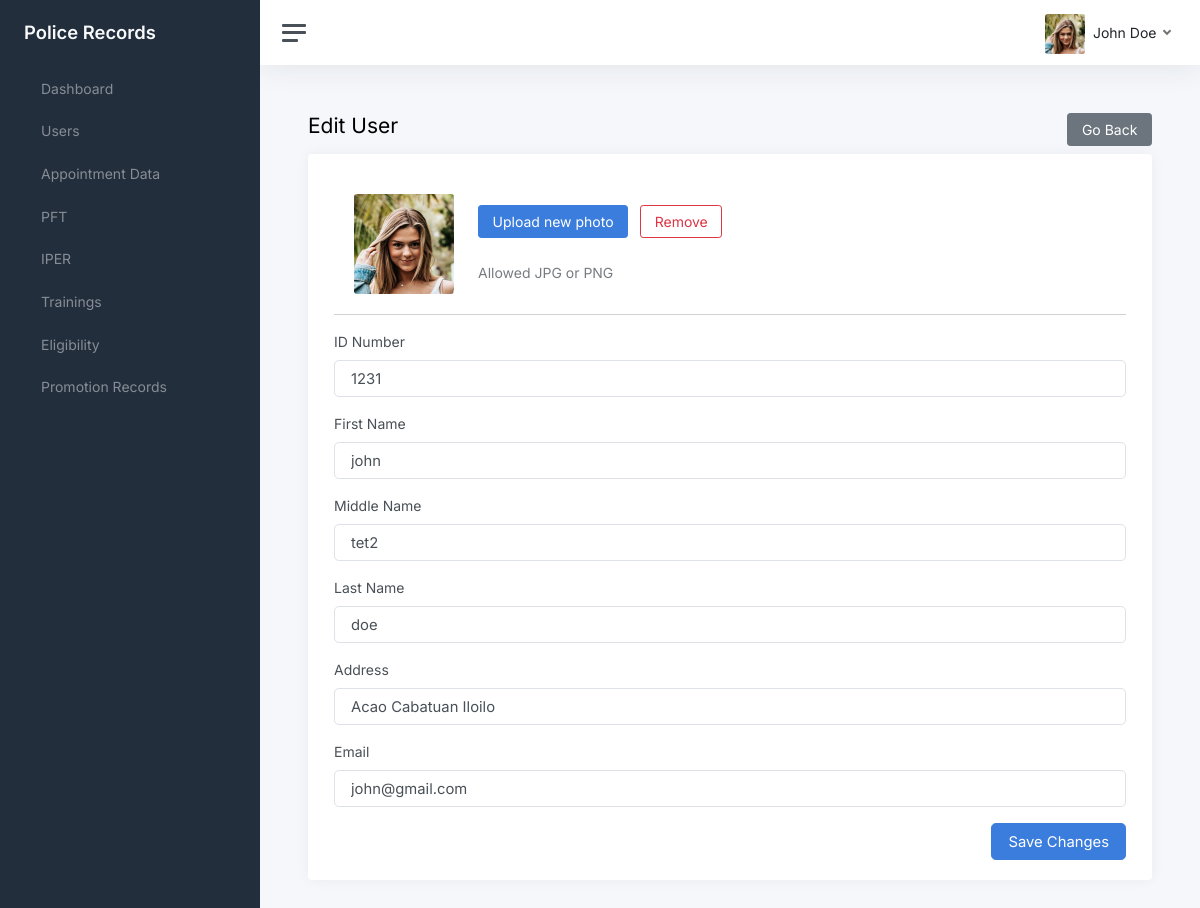
Screenshot of /police-records/views/edit/user?id=1 (signed in) with the database file from the repository.
### tables this page shows
CREATE TABLE `users` (
  `id` int(11) NOT NULL,
  `id_number` varchar(55) NOT NULL,
  `rank_position` text DEFAULT NULL,
  `first_name` varchar(255) NOT NULL,
  `middle_name` varchar(255) DEFAULT NULL,
  `last_name` varchar(255) NOT NULL,
  `address` varchar(255) DEFAULT NULL,
  `email` varchar(255) NOT NULL,
  `password` text DEFAULT NULL,
  `role` varchar(55) DEFAULT NULL,
  `avatar` varchar(255) DEFAULT NULL,
  `date_created` timestamp NOT NULL DEFAULT current_timestamp()
);

### backend/nodes.php (called while the page is built, shortened)
<?php
require(__DIR__ . "/conn.php");
require(__DIR__ . "/Helpers.php");
$helpers = new Helpers($conn, $_SESSION);

### backend/Helpers.php (called while the page is built, shortened)
<?php
class Helpers
{
  private $conn;
  private $session;
  public function __construct($conn, $session)
  {
    $this->conn = $conn;
    $this->session = $session;
  }
  public function get_current_user()
  {
    $id = $this->session["id"];
    $query = $this->conn->query("SELECT * FROM users WHERE id='$id'");
    return $query->num_rows > 0 ? $query->fetch_object() : null;
  }
  public function get_user_by_id($user_id)
  {
    $query = $this->conn->query("SELECT * FROM users WHERE id='$user_id'");
    return $query->num_rows > 0 ? $query->fetch_object() : null;
  }
  public function get_full_name($user_id, $format = "")
  {
    $user = $this->get_user_by_id($user_id);
    $fullName = "";
    if (!isset($user->mname)) {
      $fullName = ucwords("$user->first_name $user->last_name");
    }
    return $fullName;
  }
  public function get_avatar_link($user_id)
  {
    $user = $this->get_user_by_id($user_id);
    if ($user->avatar) {
      return SERVER_NAME . "/uploads/avatars/$user->avatar";
    }
    return SERVER_NAME . "/custom-assets/images/default.png";
  }
}

### views/edit/user.php (the view, shortened to what this page needs)
<?php
require("../../backend/nodes.php");
$title = "Edit User";
?>
<!DOCTYPE html>
<html lang="en">
<head>
  <?php require("../../views/components/head.php"); ?>
</head>
<body>
  <div class="wrapper">
    <?php require("../components/side-bar.php") ?>
    <div class="main">
      <?php require("../components/nav-bar.php") ?>
      <main class="content">
        <div class="container p-0">
          <div class="mb-3">
            <h1 class="h3 d-inline align-middle"><?= $title ?></h1>
            <button type="button" class="btn btn-secondary float-end" onclick="window.history.back()">
              Go Back
            </button>
          </div>
          <div class="card">
            <div class="card-body">
              <div class="container">
                <?php
                $userData = $helpers->get_user_by_id($_GET["id"]);
                ?>
                <form id="form-edit-user" method="POST" enctype="multipart/form-data">
                  <div class="mb-3 form-group">
                    <div class='card-body'>
                      <div class='d-flex align-items-start align-items-sm-center gap-4'>
                        <img src='<?= $helpers->get_avatar_link($userData->id) ?>' alt='user-avatar' class='d-block rounded' height='100' width='100' style='object-fit: cover' id='uploadedAvatar' />
                        <div class='button-wrapper'>
                          <label for='img_upload' class='btn btn-primary me-2 mb-4' tabindex='0'>
                            <span class='d-none d-sm-block'>Upload new photo</span>
                          </label>
                          <button type='button' class='btn btn-outline-danger mb-4 <?= $userData->avatar ? "" : "d-none" ?> ' id="btnRemove">
                            <span class='d-none d-sm-block'>Remove</span>
                          </button>
                          <p class='text-muted mb-0'>Allowed JPG or PNG</p>
                        </div>
                      </div>
                    </div>
                    <hr class='my-0' />
                  </div>
                  <div class="mb-3">
                    <label class="form-label">ID Number</label>
                    <input class="form-control form-control-lg" type="text" value="<?= $userData->id_number ?>" name="id_number" required />
                  </div>
                  <div class="mb-3">
                    <label class="form-label">First Name</label>
                    <input class="form-control form-control-lg" type="text" value="<?= $userData->first_name ?>" name="fname" required />
                  </div>
                  <div class="mb-3">
                    <label class="form-label">Middle Name</label>
                    <input class="form-control form-control-lg" type="text" value="<?= $userData->middle_name ?>" name="mname" required />
                  </div>
                  <div class="mb-3">
                    <label class="form-label">Last Name</label>
                    <input class="form-control form-control-lg" type="text" value="<?= $userData->last_name ?>" name="lname" required />
                  </div>
                  <div class="mb-3">
                    <label class="form-label">Address</label>
                    <input class="form-control form-control-lg" type="text" value="<?= $userData->address ?>" name="address" required />
                  </div>
                  <div class="mb-3">
                    <label class="form-label">Email</label>
                    <input class="form-control form-control-lg" type="email" value="<?= $userData->email ?>" name="email" required />
                  </div>
                  <div class="text-end mt-3">
                    <button type="submit" class="btn btn-lg btn-primary">
                      Save Changes
                    </button>
                  </div>
                </form>
              </div>
            </div>
          </div>
        </div>
      </main>
    </div>
  </div>
</body>
</html>

### views/components/nav-bar.php (shortened to what this page needs)
<nav class="navbar navbar-expand navbar-light navbar-bg">
  <a class="sidebar-toggle js-sidebar-toggle">
    <i class="hamburger align-self-center"></i>
  </a>
  <div class="navbar-collapse collapse">
    <ul class="navbar-nav navbar-align">
      <li class="nav-item dropdown">
        <a class="nav-link dropdown-toggle d-none d-sm-inline-block" href="#" data-bs-toggle="dropdown">
          <img src="<?= $helpers->get_avatar_link($USER->id) ?>" class=" avatar img-fluid rounded me-1" />
          <span class="text-dark">
            <?= $helpers->get_full_name($USER->id) ?>
          </span>
        </a>
      </li>
    </ul>
  </div>
</nav>

### custom-assets/css/custom.css (style rules this page uses)
body { padding: 0 !important; }
img { object-fit: cover; }

### rows the page displays
users: id+avatar (picture), $helpers->get_full_name($USER->id) "John Doe", id_number "1231", fname "john", mname "tet2", lname "doe", address "Acao Cabatuan Iloilo", email "john@gmail.com"

### other values shown
$menu->title "Dashboard"
$menu->title "Users"
$menu->title "Appointment Data"
$menu->title "PFT"
$menu->title "IPER"
$menu->title "Trainings"
$menu->title "Eligibility"
$menu->title "Promotion Records"
$title "Edit User"
